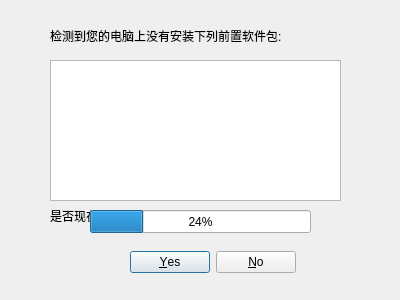
<?xml version="1.0" encoding="UTF-8"?>
<ui version="4.0">
 <class>DependencyInstaller</class>
 <widget class="QDialog" name="DependencyInstaller">
  <property name="geometry">
   <rect>
    <x>0</x>
    <y>0</y>
    <width>400</width>
    <height>300</height>
   </rect>
  </property>
  <property name="windowTitle">
   <string>软件安装</string>
  </property>
  <widget class="QLabel" name="hint_label">
   <property name="geometry">
    <rect>
     <x>50</x>
     <y>20</y>
     <width>291</width>
     <height>31</height>
    </rect>
   </property>
   <property name="text">
    <string>检测到您的电脑上没有安装下列前置软件包:</string>
   </property>
   <property name="alignment">
    <set>Qt::AlignLeading|Qt::AlignLeft|Qt::AlignVCenter</set>
   </property>
   <property name="wordWrap">
    <bool>true</bool>
   </property>
  </widget>
  <widget class="QListWidget" name="pkg_list">
   <property name="geometry">
    <rect>
     <x>50</x>
     <y>60</y>
     <width>291</width>
     <height>141</height>
    </rect>
   </property>
  </widget>
  <widget class="QLabel" name="q_label">
   <property name="geometry">
    <rect>
     <x>50</x>
     <y>200</y>
     <width>291</width>
     <height>31</height>
    </rect>
   </property>
   <property name="text">
    <string>是否现在安装？</string>
   </property>
   <property name="alignment">
    <set>Qt::AlignLeading|Qt::AlignLeft|Qt::AlignVCenter</set>
   </property>
   <property name="wordWrap">
    <bool>true</bool>
   </property>
  </widget>
  <widget class="QDialogButtonBox" name="button_box">
   <property name="geometry">
    <rect>
     <x>130</x>
     <y>250</y>
     <width>166</width>
     <height>25</height>
    </rect>
   </property>
   <property name="standardButtons">
    <set>QDialogButtonBox::No|QDialogButtonBox::Yes</set>
   </property>
  </widget>
  <widget class="QProgressBar" name="progress_bar">
   <property name="geometry">
    <rect>
     <x>90</x>
     <y>210</y>
     <width>221</width>
     <height>23</height>
    </rect>
   </property>
   <property name="value">
    <number>24</number>
   </property>
  </widget>
 </widget>
 <resources/>
 <connections/>
</ui>
